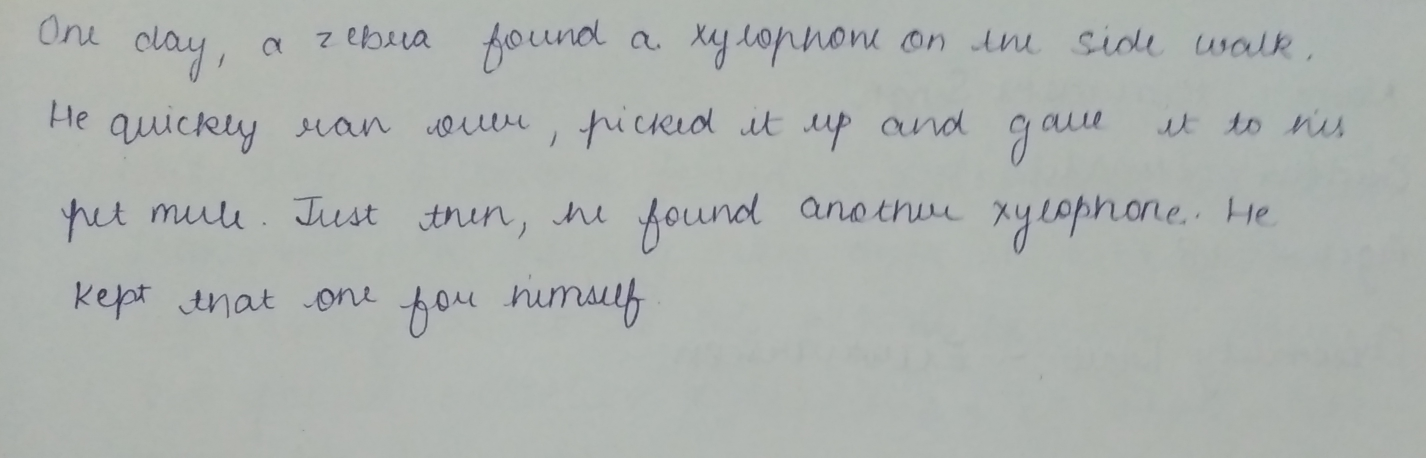
#> input picture data_new/Dataset_TulisanN/Extraversion/IMG_20200215_200724.jpg, 2851 x 915 px (shown at 1/2 size)
$ python -i image_processor.py   (imports and definitions only)
#> lines starting #> are read from the running program, lines starting #| are printed output that depends on the picture; after the words box and inside, x2 and y2 are one past the last pixel; in counts of white or black regions, pixels touching at a corner belong together
"""
=============================================================
MODUL: image_processor.py  (Dataset Real v3 — RIASEC Direct)
=============================================================
Mengekstrak 10 fitur numerik dari gambar tulisan tangan
menggunakan OpenCV.

Pipeline BigFive telah dihapus sepenuhnya.
extract_full() sekarang merupakan alias sederhana untuk extract().

FITUR YANG DIEKSTRAK (10 fitur OpenCV):
  1. letter_size   — rata-rata ukuran huruf
  2. slant         — sudut kemiringan tulisan
  3. pressure      — tekanan pena (kegelapan piksel)
  4. spacing       — jarak antar huruf/kata
  5. readability   — keterbacaan (kompleksitas kontur)
  6. neatness      — kerapian (konsistensi baseline)
  7. connectivity  — sambungan huruf (cursive vs cetak)
  8. ornament      — hiasan/dekorasi
  9. baseline      — kelurusan baris
  10. density      — kepadatan tinta
=============================================================
"""

import cv2
import numpy as np
import logging
from typing import Dict, Optional, Tuple

logger = logging.getLogger(__name__)


class HandwritingFeatureExtractor:
    """
    Ekstrak 10 fitur tulisan tangan dari gambar menggunakan OpenCV.
    Tidak ada lagi pipeline Big Five.

    Cara pakai:
        extractor = HandwritingFeatureExtractor()
        features  = extractor.extract("path/ke/gambar.jpg")
        features  = extractor.extract_from_bytes(image_bytes)
    """

    FEATURE_NAMES = [
        "letter_size", "slant", "pressure", "spacing", "readability",
        "neatness", "connectivity", "ornament", "baseline", "density",
    ]

    def __init__(self, target_size: Tuple[int, int] = (512, 512)):
        self.target_size = target_size

    # ------------------------------------------------------------------
    # API UTAMA
    # ------------------------------------------------------------------
    def extract(self, image_path: str) -> Dict[str, float]:
        """Baca gambar dari file dan ekstrak 10 fitur tulisan tangan."""
        img = self._load(image_path)
        if img is None:
            return self._defaults()
        return self._compute_features(img)

    # [8 lines left out: function extract_from_bytes, not called in this run]

    # Alias untuk kompatibilitas — kembalikan dict fitur saja (bukan dict+bigfive)
    def extract_full(self, image_path: str) -> Dict[str, float]:
        """Alias untuk extract() — dulu mengembalikan dict berisi bigfive, kini hanya fitur."""
        return self.extract(image_path)

    def extract_full_from_bytes(self, image_bytes: bytes) -> Dict[str, float]:
        """Alias untuk extract_from_bytes()."""
        return self.extract_from_bytes(image_bytes)

    # ------------------------------------------------------------------
    # FITUR DASAR: 10 fitur OpenCV
    # ------------------------------------------------------------------
    def _compute_features(self, gray: np.ndarray) -> Dict[str, float]:
        binary = self._binarize(gray)
        raw = {
            "letter_size":  self._letter_size(binary),
            "slant":        self._slant(binary),
            "pressure":     self._pressure(gray),
            "spacing":      self._spacing(binary),
            "readability":  self._readability(binary),
            "neatness":     self._neatness(binary),
            "connectivity": self._connectivity(binary),
            "ornament":     self._ornament(binary),
            "baseline":     self._baseline(binary),
            "density":      self._density(binary),
        }
        return {k: float(np.clip(v, 0.0, 10.0)) for k, v in raw.items()}

    # ------------------------------------------------------------------
    # 10 Fitur OpenCV (implementasi)
    # ------------------------------------------------------------------
    def _load(self, path: str) -> Optional[np.ndarray]:
        img = cv2.imread(path, cv2.IMREAD_GRAYSCALE)
        if img is None:
            logger.warning(f"Gambar tidak bisa dibaca: {path}")
            return None
        return cv2.resize(img, self.target_size)
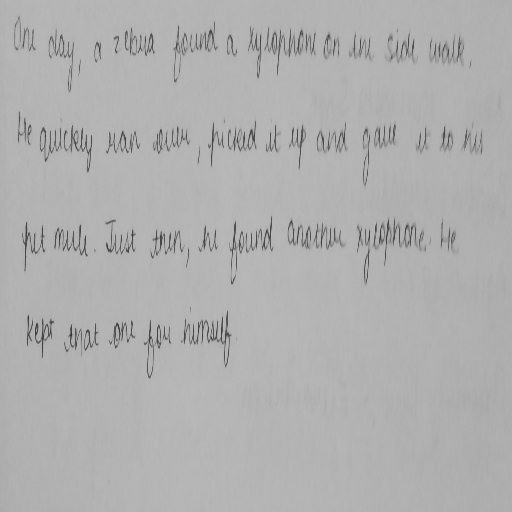
#> returned value: shape (512, 512); min 50, max 191, mean 175.8

    def _binarize(self, gray: np.ndarray) -> np.ndarray:
        _, binary = cv2.threshold(
            gray, 0, 255, cv2.THRESH_BINARY_INV + cv2.THRESH_OTSU
        )
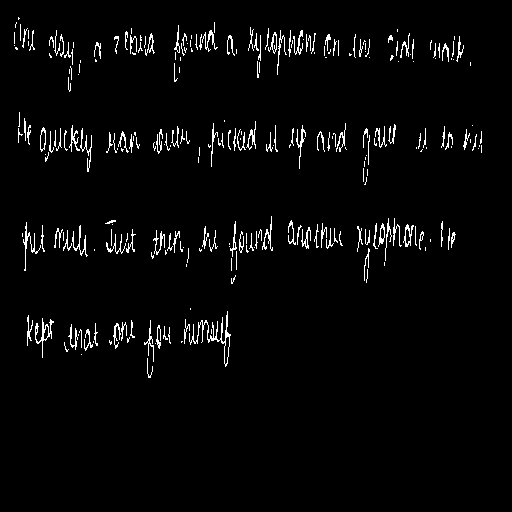
#> binary: shape (512, 512); 3% white in thin lines or dots, all inside (x1, y1, x2, y2) = (14, 17, 482, 378)
        return binary

    def _letter_size(self, binary: np.ndarray) -> float:
        contours, _ = cv2.findContours(binary, cv2.RETR_EXTERNAL, cv2.CHAIN_APPROX_SIMPLE)
#> contours = 275 contours, 236 with area under 20; largest, box (x1, y1, x2, y2) and area: (189, 311, 231, 367) 210, (35, 318, 54, 358) 128, (403, 224, 414, 247) 98, (40, 127, 46, 152) 93, (268, 32, 277, 54) 74
        areas = [cv2.contourArea(c) for c in contours if 20 < cv2.contourArea(c) < 5000]
#> areas = 39 values, max 209.5 at index 7, min 21 at index 1, mean 43
        if not areas:
            return 5.0
        return float(np.clip(1 + (np.mean(areas) - 20) / (5000 - 20) * 9, 1, 10))

    def _slant(self, binary: np.ndarray) -> float:
        edges = cv2.Canny(binary, 50, 150)
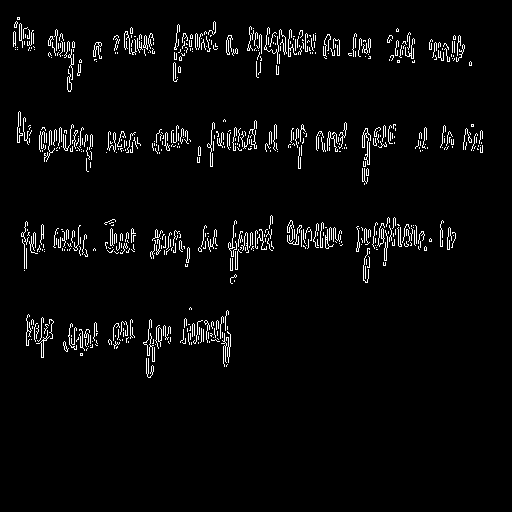
#> edges: shape (512, 512); 3.5% white in thin lines or dots, all inside (x1, y1, x2, y2) = (13, 17, 483, 378)
        lines = cv2.HoughLines(edges, 1, np.pi / 180, threshold=50)
#> lines = 299 rows, first 8: [41, 1.61], [253, 1.52], [240, 1.55], [44, 1.59], [132, 1.61], [135, 1.57], [39, 1.61], [45, 1.57]
        if lines is None:
            return 5.0
        angles = []
        for line in lines[:30]:
            rho, theta = line[0]
            angle = np.degrees(theta) - 90
            if -45 < angle < 45:
                angles.append(angle)
#> this loop made 30 passes
#> (rho, theta, angle) on passes 1 to 8: (41, 1.61, 2), (253, 1.52, -3), (240, 1.55, -1), (44, 1.59, 1), (132, 1.61, 2), (135, 1.57, 0), (39, 1.61, 2), (45, 1.57, 0)
#> after the loop, angles = 30 values, max 3 at index 22, min -3 at index 1, mean 0.0667
        if not angles:
            return 5.0
        return float(np.clip(5 + np.mean(angles) / 45 * 4, 1, 10))

    def _pressure(self, gray: np.ndarray) -> float:
        return float(np.clip((255 - np.mean(gray)) / 255 * 10, 0, 10))

    def _spacing(self, binary: np.ndarray) -> float:
        contours, _ = cv2.findContours(binary, cv2.RETR_EXTERNAL, cv2.CHAIN_APPROX_SIMPLE)
        boxes = sorted(
            [cv2.boundingRect(c) for c in contours
             if cv2.boundingRect(c)[2] > 5 and cv2.boundingRect(c)[3] > 5],
            key=lambda b: b[0],
        )
#> boxes = 70 items, first 6: (22, 28, 6, 20), (23, 222, 18, 49), (27, 315, 6, 31), (29, 30, 6, 21), (35, 318, 19, 40), (40, 127, 6, 25)
        if len(boxes) < 2:
            return 5.0
        gaps = [
            boxes[i + 1][0] - (boxes[i][0] + boxes[i][2])
            for i in range(len(boxes) - 1)
            if 0 < boxes[i + 1][0] - (boxes[i][0] + boxes[i][2]) < 200
        ]
#> gaps = [8, 1, 1, 5, 7, 4, 4, 9, 8, 1, 6, 2, 11, 1, 5, 28, 3]
        return float(np.clip(np.mean(gaps) / 100 * 10, 0, 10)) if gaps else 5.0

    def _readability(self, binary: np.ndarray) -> float:
        contours, _ = cv2.findContours(binary, cv2.RETR_EXTERNAL, cv2.CHAIN_APPROX_SIMPLE)
        vals = []
        for c in contours:
            area = cv2.contourArea(c)
            peri = cv2.arcLength(c, True)
            if area > 30 and peri > 0:
                vals.append((4 * np.pi * area) / (peri ** 2))
#> this loop made 275 passes
#> (area, peri) on passes 11, 15, 16: (23, 91.11), (21, 78.97), (33.5, 104.9)
#> after the loop, vals = [0.0383, 0.0365, 0.0425, 0.0103, 0.0194, 0.0446, 0.0204, 0.182, 0.3, 0.0126, 0.0745, 0.0228, 0.0103, 0.399, 0.0243, 0.0352, 0.0303, 0.125, 0.217, 0.027, 0.0224, 0.121]
        return float(np.clip(np.mean(vals) * 10, 0, 10)) if vals else 5.0

    def _neatness(self, binary: np.ndarray) -> float:
        contours, _ = cv2.findContours(binary, cv2.RETR_EXTERNAL, cv2.CHAIN_APPROX_SIMPLE)
        baselines = [
            y + h
            for c in contours
            for (_, y, _, h) in [cv2.boundingRect(c)]
            if cv2.contourArea(c) > 50
        ]
#> baselines = [358, 367, 247, 247, 152, 56, 54]
        if len(baselines) < 3:
            return 5.0
        return float(np.clip(max(0, 10 - np.std(baselines) / 200 * 10), 0, 10))

    def _connectivity(self, binary: np.ndarray) -> float:
        kernel = cv2.getStructuringElement(cv2.MORPH_RECT, (5, 3))
#> kernel = [[1, 1, 1, 1, 1], [1, 1, 1, 1, 1], [1, 1, 1, 1, 1]]
        closed = cv2.morphologyEx(binary, cv2.MORPH_CLOSE, kernel)
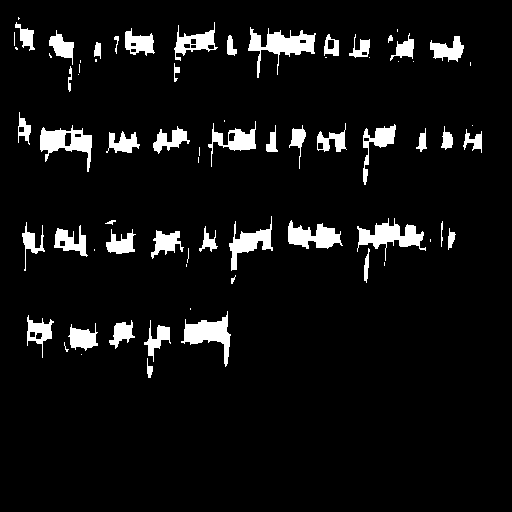
#> closed: shape (512, 512); 6.6% white; 72 white regions (26 under 20 px)
        n_before, _ = cv2.connectedComponents(binary)
#> n_before = 276
        n_after, _  = cv2.connectedComponents(closed)
#> n_after = 73
        if n_before == 0:
            return 5.0
        return float(np.clip((1 - n_after / max(n_before, 1)) * 10, 0, 10))

    def _ornament(self, binary: np.ndarray) -> float:
        outer, _ = cv2.findContours(binary, cv2.RETR_EXTERNAL, cv2.CHAIN_APPROX_SIMPLE)
#> outer has the same summary as contours in _letter_size
        _, hierarchy = cv2.findContours(binary, cv2.RETR_CCOMP, cv2.CHAIN_APPROX_SIMPLE)
        if hierarchy is None or not outer:
            return 3.0
        inner = sum(1 for h in hierarchy[0] if h[3] != -1)
#> inner = 18
        return float(np.clip(inner / max(len(outer), 1) * 15, 0, 10))

    def _baseline(self, binary: np.ndarray) -> float:
        h_proj = np.sum(binary, axis=1) / 255
#> h_proj = 512 values, max 101 at index 48, min 0 at index 0, mean 15.43
        smoothed = np.convolve(h_proj, np.ones(5) / 5, mode="same")
#> smoothed = 512 values, max 96.2 at index 241, min 0 at index 0, mean 15.43
        threshold = np.max(smoothed) * 0.1
#> threshold = 9.62
        valleys = np.where(smoothed < threshold)[0]
#> valleys = 382 values from 0 to 511
        if len(valleys) < 2:
            return 7.0
        diffs = np.diff(valleys)
#> diffs = 381 values, max 37 at index 157, min 1 at index 0, mean 1.34
        diffs = diffs[diffs > 10]
#> diffs = [33, 32, 37, 32]
        if len(diffs) < 2:
            return 7.0
        cv = np.std(diffs) / (np.mean(diffs) + 1e-6)
#> cv = 0.0615
        return float(np.clip(10 - cv * 10, 0, 10))

    def _density(self, binary: np.ndarray) -> float:
        return float(np.clip(np.sum(binary > 0) / binary.size * 10 * 2, 0, 10))

    # ------------------------------------------------------------------
    # Default values
    # ------------------------------------------------------------------
    # [13 lines left out: function _defaults, not called in this run]

>>> result = HandwritingFeatureExtractor().extract('../../data_new/Dataset_TulisanN/Extraversion/IMG_20200215_200724.jpg')
#> result = 10 items

$ run again, on data_new/Dataset_TulisanN/Extraversion/IMG_20200215_200749.jpg
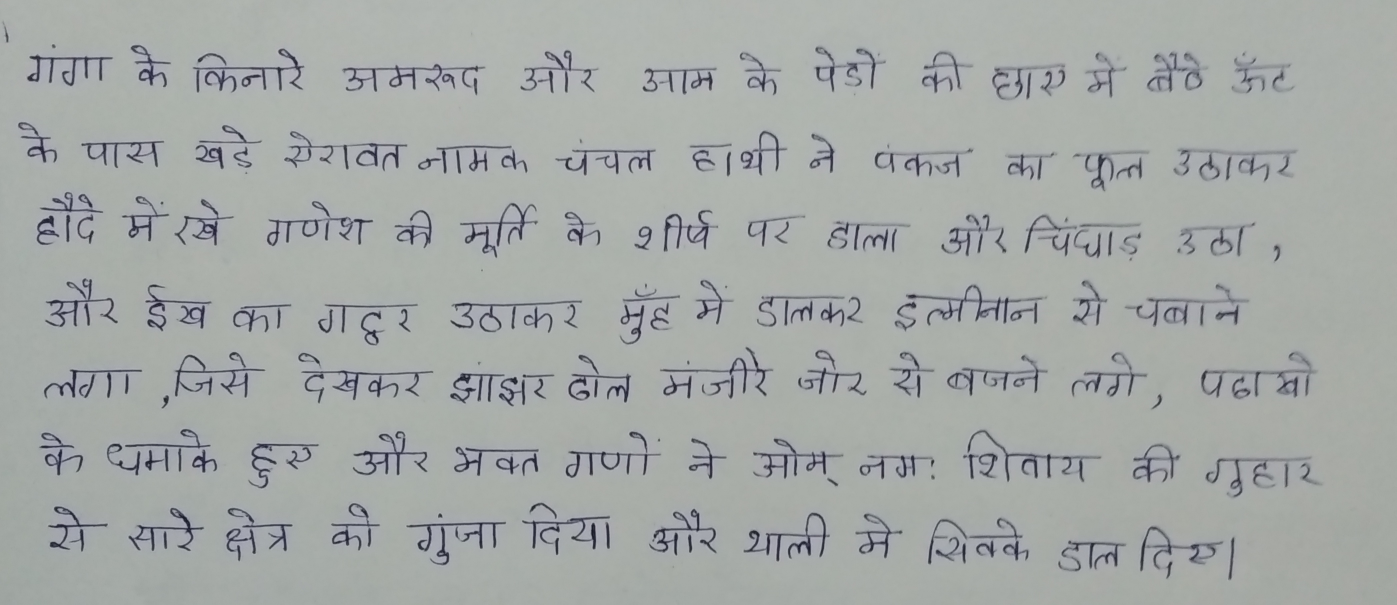
#> input picture data_new/Dataset_TulisanN/Extraversion/IMG_20200215_200749.jpg, 2793 x 1209 px (shown at 1/2 size)
#> in _binarize, `_, binary = cv2.threshold( gray, 0, 255, cv2.THRESH_BINARY_INV + cv2.T..`:
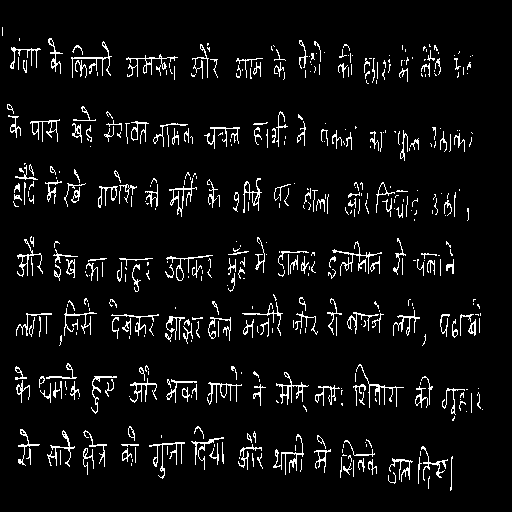
#> binary: shape (512, 512); 5.8% white in thin lines or dots, all inside (x1, y1, x2, y2) = (2, 27, 483, 491)
#> in _letter_size, `contours, _ = cv2.findContours(binary, cv2.RETR_EXTERNAL, cv2.CHAIN_AP..`: contours = 483 contours, 397 with area under 20; largest, box (x1, y1, x2, y2) and area: (169, 178, 197, 217) 188, (243, 178, 262, 213) 147, (276, 372, 309, 405) 146, (30, 119, 60, 142) 146, (166, 255, 213, 281) 112
#> areas = 85 values, max 187.5 at index 67, min 20.5 at index 37, mean 55.79
#> edges: shape (512, 512); 7.1% white in thin lines or dots, all inside (x1, y1, x2, y2) = (1, 26, 484, 491)
#> the loop in _slant, `for line in lines[:30]:` made 30 passes
#> (rho, theta, angle) on passes 1 to 8: (310, 1.61, 2), (64, 1.59, 1), (128, 1.61, 2), (53, 1.61, 2), (260, 1.55, -1), (388, 1.57, 0), (253, 1.61, 2), (131, 1.59, 1)
#> after the loop in _slant, `for line in lines[:30]:`: angles = 30 values, max 5 at index 19, min -2 at index 11, mean 1.07
#> boxes = 182 items, first 6: (7, 104, 7, 10), (8, 115, 13, 23), (10, 47, 31, 22), (13, 201, 6, 6), (14, 194, 8, 7), (14, 183, 6, 10)
#> gaps = [4, 3, 1, 9, 4, 1, 2]
#> the loop in _readability, `for c in contours:` made 483 passes
#> (area, peri) on passes 9, 22, 23: (53.5, 191.6), (85.5, 109.4), (45.5, 49.21)
#> after the loop in _readability, `for c in contours:`: vals = 64 values, max 0.484 at index 12, min 0.00649 at index 24, mean 0.0727
#> baselines = 41 values, max 482 at index 0, min 69 at index 38, mean 301.5
#> kernel = [[1, 1, 1, 1, 1], [1, 1, 1, 1, 1], [1, 1, 1, 1, 1]]
#> in _connectivity, `closed = cv2.morphologyEx(binary, cv2.MORPH_CLOSE, kernel)`:
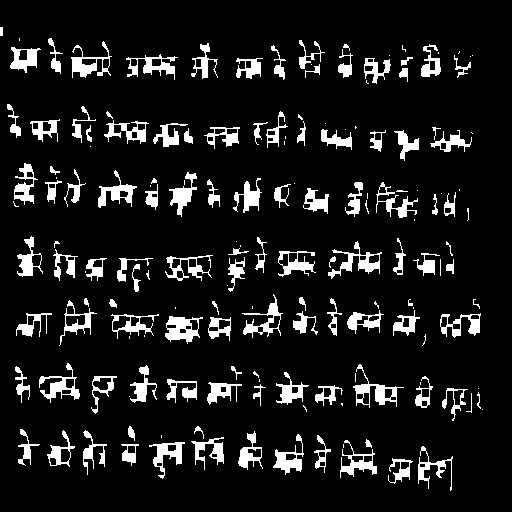
#> closed: shape (512, 512); 10.1% white; 168 white regions (56 under 20 px)
#> n_before = 484
#> n_after = 169
#> outer has the same summary as contours in _letter_size
#> inner = 97
#> h_proj = 512 values, max 143 at index 58, min 0 at index 0, mean 29.59
#> smoothed = 512 values, max 104 at index 315, min 0 at index 0, mean 29.59
#> threshold = 10.4
#> valleys = 218 values from 0 to 511
#> in _baseline, `diffs = np.diff(valleys)`: diffs = 217 values, max 50 at index 184, min 1 at index 0, mean 2.35
#> in _baseline, `diffs = diffs[diffs > 10]`: diffs = [38, 37, 48, 35, 42, 45, 50]
#> cv = 0.126
#> result = 10 items

$ run again, on data_new/Dataset_TulisanN/Extraversion/IMG_20200215_200816.jpg
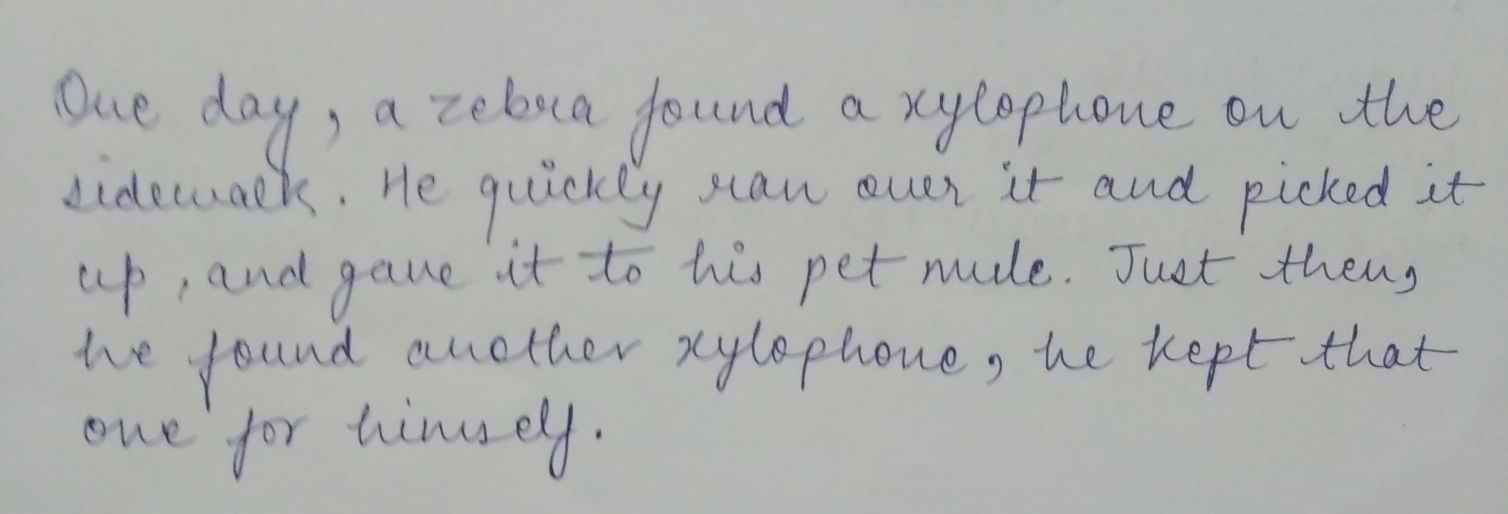
#> input picture data_new/Dataset_TulisanN/Extraversion/IMG_20200215_200816.jpg, 3016 x 1027 px (shown at 1/2 size)
#> in _binarize, `_, binary = cv2.threshold( gray, 0, 255, cv2.THRESH_BINARY_INV + cv2.T..`:
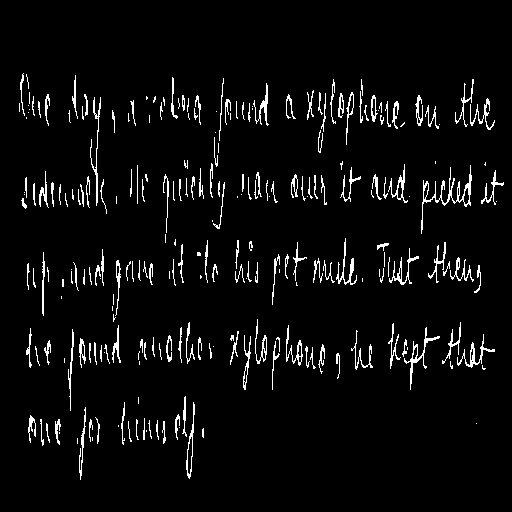
#> binary: shape (512, 512); 4.6% white in thin lines or dots, all inside (x1, y1, x2, y2) = (19, 73, 504, 480)
#> in _letter_size, `contours, _ = cv2.findContours(binary, cv2.RETR_EXTERNAL, cv2.CHAIN_AP..`: contours = 251 contours, 177 with area under 20; largest, box (x1, y1, x2, y2) and area: (421, 165, 472, 234) 338, (186, 402, 195, 479) 200, (404, 327, 440, 390) 182, (457, 334, 495, 368) 143, (388, 164, 408, 203) 142
#> areas = 73 values, max 338 at index 52, min 21 at index 72, mean 58.32
#> edges: shape (512, 512); 4.8% white in thin lines or dots, all inside (x1, y1, x2, y2) = (18, 72, 504, 480)
#> lines = 1086 rows, first 8: [195, 1.57], [193, 1.55], [111, 1.59], [190, 1.59], [110, 1.57], [199, 1.54], [115, 1.57], [94, 1.62]
#> the loop in _slant, `for line in lines[:30]:` made 30 passes
#> (rho, theta, angle) on passes 1 to 8: (195, 1.57, 0), (193, 1.55, -1), (111, 1.59, 1), (190, 1.59, 1), (110, 1.57, 0), (199, 1.54, -2), (115, 1.57, 0), (94, 1.62, 3)
#> after the loop in _slant, `for line in lines[:30]:`: angles = 29 values, max 4 at index 20, min -4 at index 26, mean -0.0345
#> boxes = 74 items, first 6: (21, 198, 6, 11), (26, 328, 6, 40), (28, 415, 8, 28), (39, 171, 10, 37), (44, 340, 7, 25), (55, 419, 6, 26)
#> gaps = [3, 4, 7, 4, 2, 9, 27, 2, 11, 2, 9, 6, 5]
#> the loop in _readability, `for c in contours:` made 251 passes
#> (area, peri) on passes 16, 20, 21: (42.5, 75.21), (48, 105.1), (28, 68.97)
#> after the loop in _readability, `for c in contours:`: vals = 48 values, max 0.331 at index 40, min 0.00966 at index 38, mean 0.0571
#> baselines = 31 values, max 480 at index 0, min 118 at index 28, mean 280.7
#> kernel = [[1, 1, 1, 1, 1], [1, 1, 1, 1, 1], [1, 1, 1, 1, 1]]
#> in _connectivity, `closed = cv2.morphologyEx(binary, cv2.MORPH_CLOSE, kernel)`:
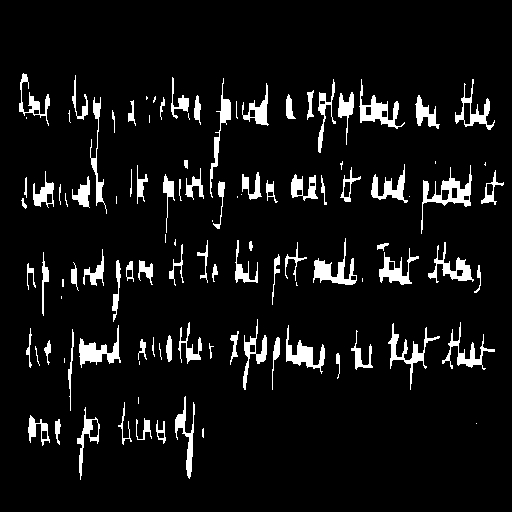
#> closed: shape (512, 512); 7.2% white; 109 white regions (28 under 20 px)
#> n_before = 252
#> n_after = 110
#> outer has the same summary as contours in _letter_size
#> inner = 30
#> h_proj = 512 values, max 104 at index 349, min 0 at index 0, mean 23.31
#> smoothed = 512 values, max 100.2 at index 350, min 0 at index 0, mean 23.31
#> threshold = 10.02
#> valleys = 293 values from 0 to 511
#> in _baseline, `diffs = np.diff(valleys)`: diffs = 292 values, max 51 at index 79, min 1 at index 0, mean 1.75
#> in _baseline, `diffs = diffs[diffs > 10]`: diffs = [51, 47, 47, 48, 31]
#> cv = 0.157
#> result = 10 items
